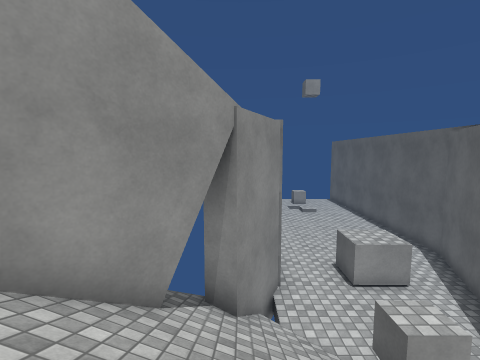
view 1 (above)

15 first-person views from a walk through a 3-D level made in the Unity game engine. The camera is 1.5 m above the floor, tilts 6° down and sees 85° across. The floor is counted in squares, 1 m on a side. Each view is taken from the middle of a square. On the plan, view 1 faces up. The plan holds only what a view shows up to about 14 squares ahead; the rest is blank. The place goes on beyond the plan. The player character is not drawn. Surface patterns are stand-ins for the level's own textures.

view 2
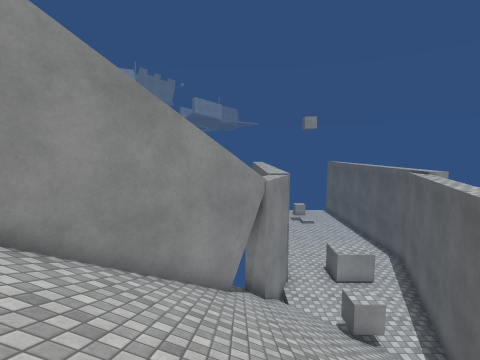

view 3
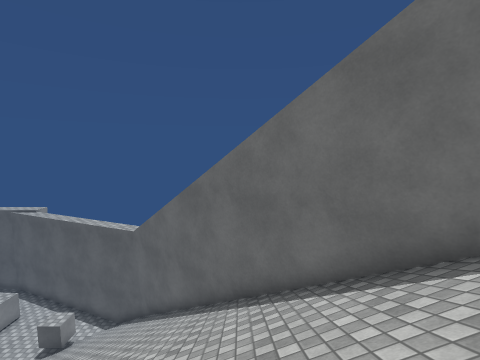

view 4
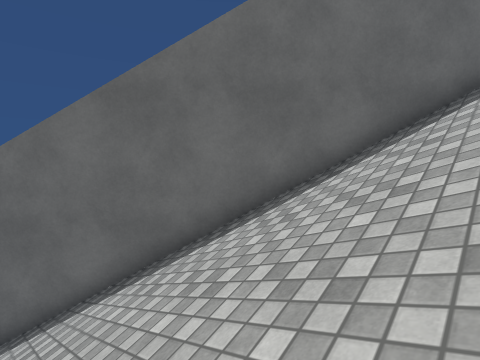

view 5
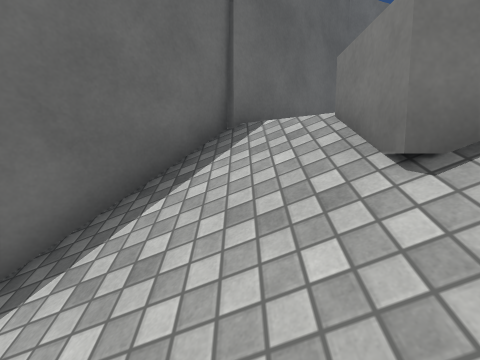

view 6
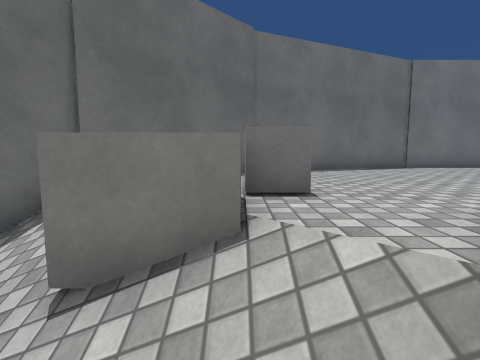

view 7
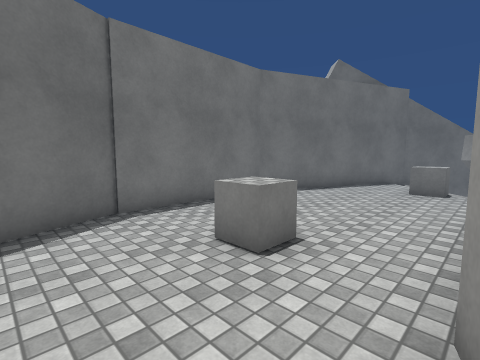

view 8
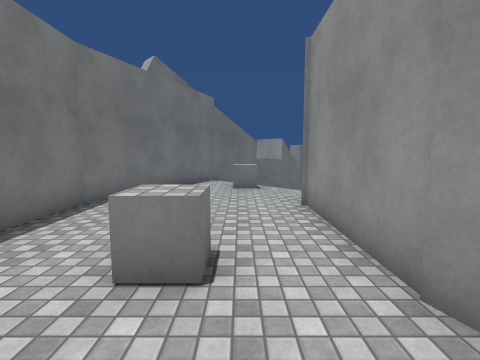

view 9
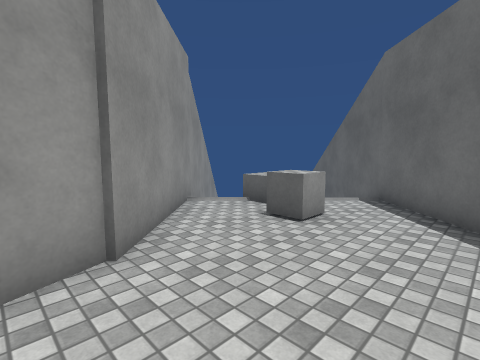

view 10
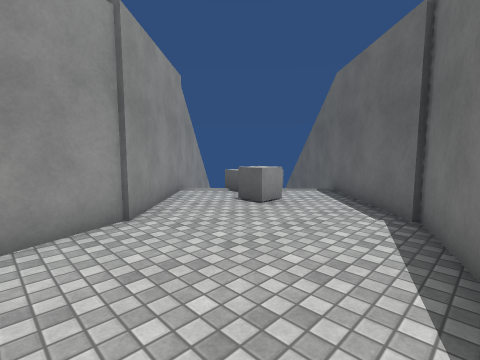

view 11
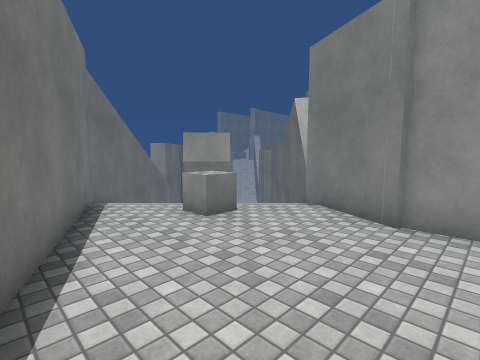

view 12
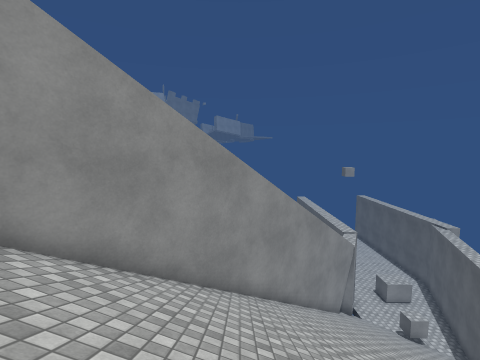

view 13
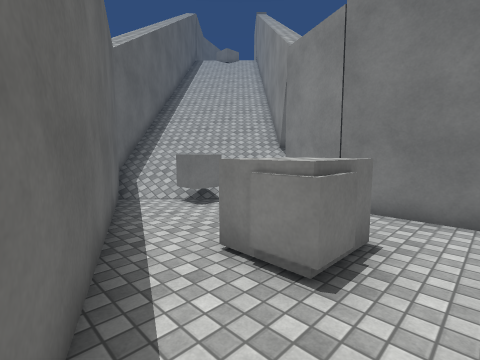

view 14
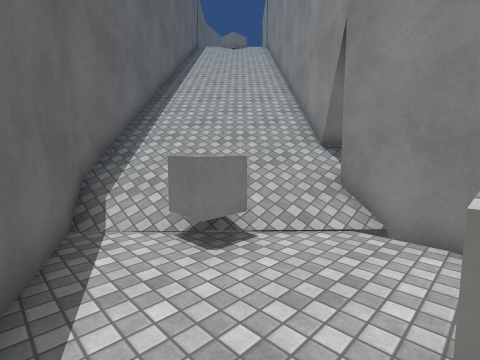

view 15
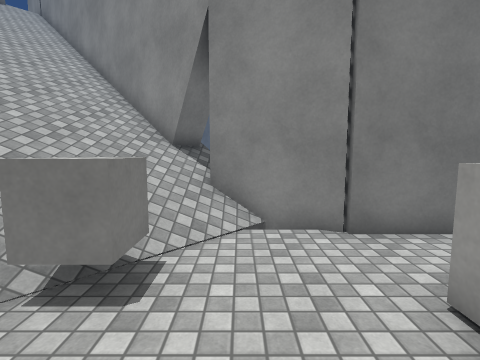

### Floor plan
Key: @ floor where view 1 was taken; # wall or solid block; . main floor; - floor 11 m lower than the main floor; / step, stairs or slope; v drop or lower ground; B block; C cube.
Columns run from 33 left of view 1 to 9 right of it. Each row starts with its distance up from view 1.
 11                                   #-------#
 10                                   #------##
  9                                   #--BC--#
  8                                   #--BB--#
  7                                  ##-----##
  6                                 ##/-----#
  5                                ##///C--##
  4                               ##////C--#
  3                              ##///////##
  2                             ##////////#
  1                            ##/////////#
  0                           ##/////@///##
 -1                          ##/////////##
 -2                         ##/////////##
 -3                        ##/////////##
 -4                       ##/////////##
 -5                      ##/////////##
 -6                     ##/////////##
 -7                     #/ ///////##
 -8                   ###////////##
 -9                  ##..BB/////##
-10      ##         ##...BB////##
-11   BB  ###     ###...CCB///##
-12   BB v..#######.....CC..###
-13   BBC..................##
-14 #  vCC................##
-15 ##v.........CC.......##
-16  ##.................##
-17   ####............###
-18      ###.......####
-19        #########

Where each view was taken, in squares from view 1:
view 1: 0 up, 0 right, facing up
view 2: 4 down, 1 left, facing up
view 3: 4 down, 8 left, facing right
view 4: 4 down, 9 left, facing down-right
view 5: 7 down, 9 left, facing down
view 6: 7 down, 12 left, facing down
view 7: 12 down, 17 left, facing down-left
view 8: 14 down, 17 left, facing left
view 9: 15 down, 18 left, facing up-right
view 10: 17 down, 19 left, facing up-right
view 11: 18 down, 23 left, facing up-left
view 12: 10 down, 7 left, facing up
view 13: 11 up, 8 right, facing down-left
view 14: 8 up, 6 right, facing down-left
view 15: 6 up, 6 right, facing left
